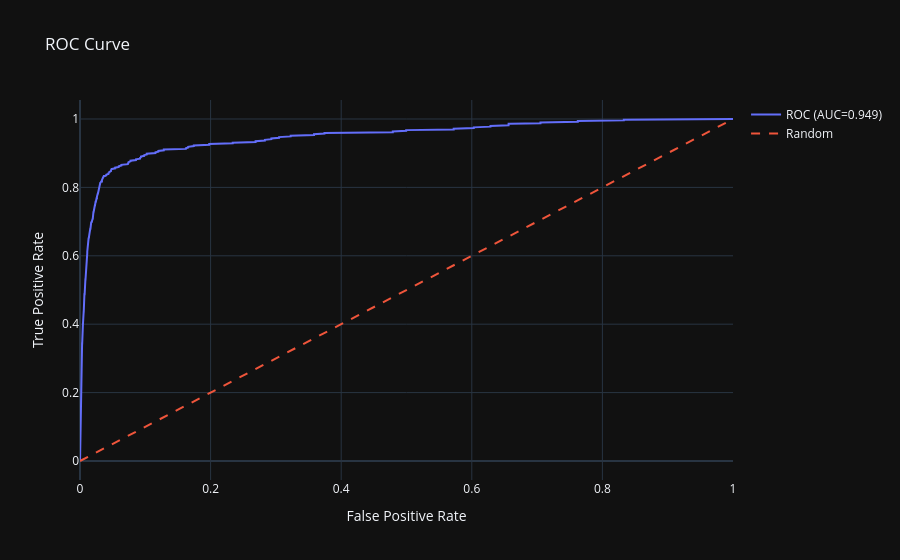

Notebook code for this chart:
### Code cell
import plotly.graph_objects as go
from sklearn.metrics import roc_curve, precision_recall_curve

fpr, tpr, _ = roc_curve(y, scores)
precision, recall, _ = precision_recall_curve(y, scores)

fig = go.Figure()

fig.add_trace(go.Scatter(
    x=fpr, y=tpr,
    mode='lines',
    name=f'ROC (AUC={roc_auc:.3f})'
))

fig.add_trace(go.Scatter(
    x=[0, 1], y=[0, 1],
    mode='lines',
    line=dict(dash='dash'),
    name='Random'
))

fig.update_layout(
    title='ROC Curve',
    xaxis_title='False Positive Rate',
    yaxis_title='True Positive Rate'
)

fig.show()

### Figure 1 — Plotly figure (JSON) as saved in the notebook; plotly's stock layout.template omitted (floating-point values rounded to 4 significant figures; data arrays with more than 128 entries replaced by an {"elided": "..."} marker saying what was removed)
{"data": [{"mode": "lines", "name": "ROC (AUC=0.949)", "x": {"elided": "10146 float values"}, "y": {"elided": "10146 float values"}, "type": "scatter"}, {"line": {"dash": "dash"}, "mode": "lines", "name": "Random", "x": [0, 1], "y": [0, 1], "type": "scatter"}], "layout": {"title": {"text": "ROC Curve"}, "xaxis": {"title": {"text": "False Positive Rate"}}, "yaxis": {"title": {"text": "True Positive Rate"}}}}
